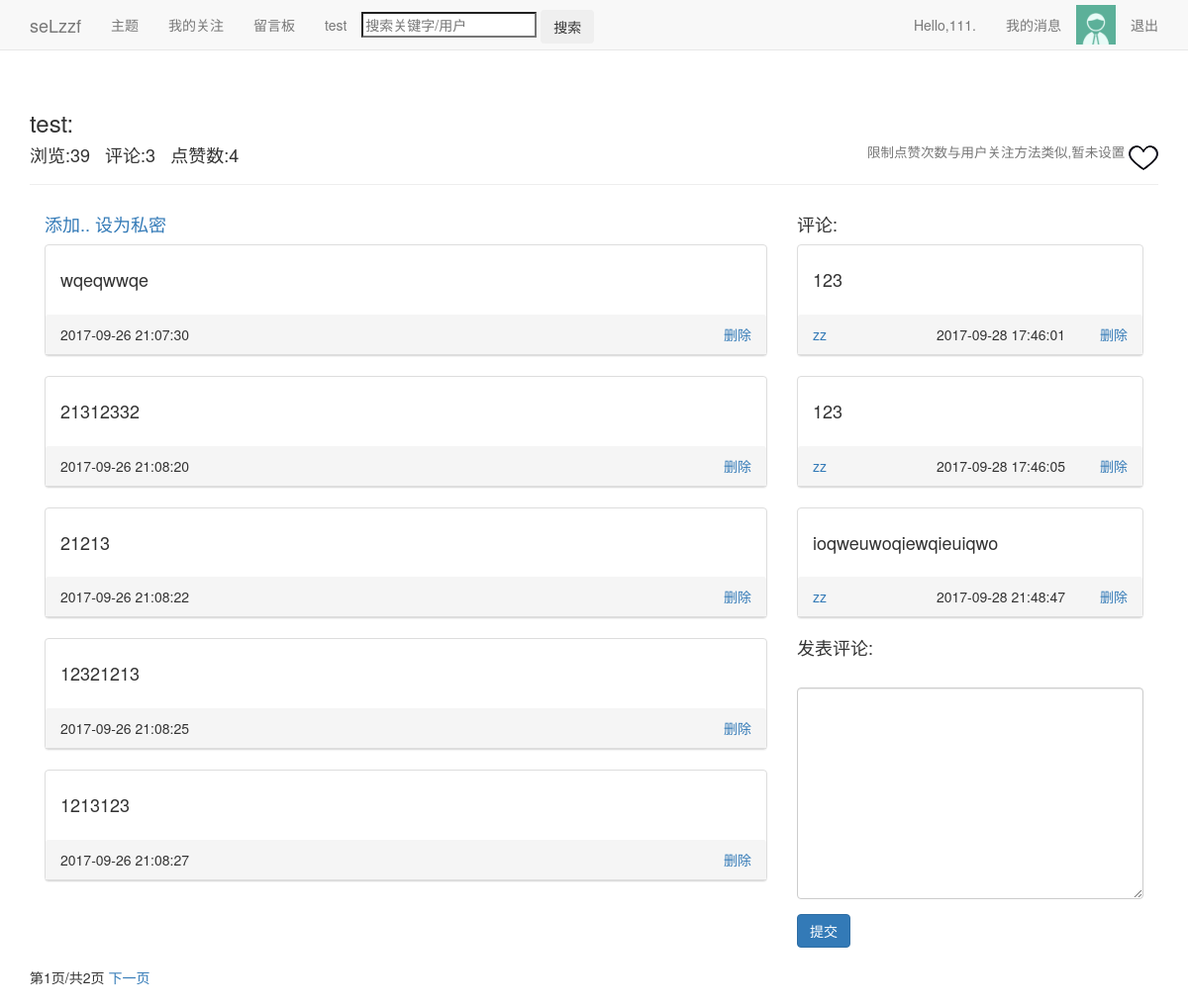
The app's page /themes/87/58/ (signed in) with its own data.
### users/models.py (models this page shows, shortened)
class Userinfo(models.Model):
	user=models.OneToOneField(User)
	pic=models.ImageField(upload_to='images',default='images/default.jpg',verbose_name='头像',blank=True)
	sex=models.CharField('性别',max_length=2,choices=(
	('男','♂'),('女','♀')),blank=True)
	birthday=models.DateField('生日',default='2000-01-01',blank=True)
	school=models.TextField('学校',max_length=50,default='暂未设置所在学校')
	autograph=models.TextField('个性签名',max_length=50,default='暂未设置个性签名')

### blogs/models.py (models this page shows, shortened)
class Theme(models.Model):
	owner=models.ForeignKey(User)
	title=models.CharField('标题',max_length=20)
	date_added=models.DateTimeField(auto_now_add=True)
	date_updated=models.DateTimeField(auto_now=True)
	设为私密=models.BooleanField(default=False)
	views=models.PositiveIntegerField(default=0)
	praises=models.PositiveIntegerField(default=0)
	def increase_views(self):
		self.views+=1
		self.save(update_fields=['views'])

class Note(models.Model):
	title=models.ForeignKey(Theme)
	text=models.TextField('写下....')
	date_added=models.DateTimeField(auto_now_add=True)

### comments/models.py (models this page shows, shortened)
class Comment(models.Model):
	belong=models.ForeignKey(Theme)
	message=models.TextField('')
	publisher=models.ForeignKey(User)
	date_added=models.DateTimeField(auto_now_add=True)

### blogs/views.py (the view, shortened to what this page needs)
# urls.py: url(r'^themes/(?P<user_id>\d+)/(?P<theme_id>\d+)/$',views.theme,name='theme'),
@login_required
def theme(request,user_id,theme_id):
	request_user=request.user
	page_user=get_object_or_404(User,id=user_id)
	theme=get_object_or_404(Theme,id=theme_id)
	theme.increase_views()
	if theme.设为私密==True:
		if theme.owner!=request_user:
			return Http404
	notes=Note.objects.filter(title=theme).order_by('date_added')
	comment_form=CommentForm()
	comments=theme.comment_set.order_by('date_added')
	notes_pages=Paginator(notes,5)
	page_num_notes=request.GET.get('page_n')
	try:
		notes_page=notes_pages.page(page_num_notes)
	except PageNotAnInteger:
		notes_page=notes_pages.page(1)
	except EmptyPage:
		notes_page=notes_pages.page(notes_pages.num_pages)
	comments_pages=Paginator(comments,5)
	page_num_comments=request.GET.get('page_c')
	context={'theme':theme,'page_user':page_user,'request_user':request_user,'comments':comments,'notes_page':notes_page,'notes_pages':notes_pages,'comment_form':comment_form}
	return render(request,'blogs/theme.html',context)

### comments/forms.py
class CommentForm(forms.ModelForm):
	class Meta:
		model=Comment
		fields=['message']
		lables={}

### blog/context_processor.py (called while the page is built)
def request_userinfo(request):
	user=request.user
	try:
		request_userinfo=Userinfo.objects.get(user=user)
		return {'request_userinfo':request_userinfo}
	except:
		return {'request_userinfo':'请登录.'}

### blogs/templates/blogs/theme.html (shortened to what this page needs)
{% extends "blogs/base.html" %}
{% load bootstrap3 %}
{% load static %}
{% block header %}
  <h3>{{ theme.title }}:</h3>
  <h4>
  <li style='display:inline-block'>浏览:{{theme.views}} &nbsp </li>
  <li style='display:inline-block'>评论:{{comments.count}} &nbsp </li>
  <li id='praise' style='display:inline-block'>点赞数:{{theme.praises}}</li>
  <a><img style="float:right;" id='praise_pic' src="{% static 'images/praise.png' %}"/></a><small style="float:right;">限制点赞次数与用户关注方法类似,暂未设置&nbsp </small>
  </h4>
{% endblock header %}
{% block content %}
<div class="col-md-8">
  <p><h4>
    {% if page_user == request_user %}
      <a href="{% url 'blogs:new_note' theme.id %}">添加..</a>
      {% if theme.设为私密 %}
        <a href="{% url 'blogs:privacy' theme.id %}">设为公开</a>
      {% else %}
        <a href="{% url 'blogs:privacy' theme.id %}">设为私密</a>
      {% endif %}
    {% endif %}
  </h4></p>
{% for note in notes_page %}
  <div class='panel panel-default'>
    <div class='panel-body'>
	  <h4>{{ note.text|linebreaks }}</h4>
    </div>
    <div class='panel-heading'>
        {{note.date_added|date:'Y-m-d H:i:s'}} &nbsp
	  {% if page_user == request_user %}
	    <a style="float:right;" href="{% url 'blogs:delete_note' theme.id note.id %}">删除</a>
	  {% endif %}
    </div>
  </div>
{% empty %}
  <h3><li>there have no note in here.let's add your first note!</li></h3>
{% endfor %}
</div>
<div class="col-md-4">
  <h4>评论:</h4>
  {% for comment in comments %}
  <div class='panel panel-default'>
    <div class='panel-body'>
	  <h4>
      {{ comment.message|linebreaks }}</hr>
	  </h4>
    </div>
    <div class='panel-heading'>
	   <a href="{% url 'users:userinfo' comment.publisher.id %}">{{comment.publisher}}</a>
      <div style="float:right;">{{comment.date_added|date:'Y-m-d H:i:s'}}
	  {% if page_user == request_user %}
	    <a href="">删除</a>
	  {% endif %}
      </div>
    </div>
  </div>
  {% empty %}
  <h3><li>暂时还没有评论。</li></h3>
  {% endfor %}
  <div>
  <h4>发表评论:</h4>
  <form method='POST' action="{% url 'comments:handle_comment' theme.id %}">
    {% bootstrap_form comment_form %}
    {% buttons %}
	<button name='submit' class='btn btn-primary'>提交</button>
	{% endbuttons %}
  </form>
  </div>
</div>
<div class='pagination col-md-12'>
  <span class='current'>第{{ notes_page.number }}页/共{{ notes_pages.num_pages }}页</span>
  {% if notes_page.has_next %}
    <a href="?page_n={{ notes_page.next_page_number }}">下一页</a>
  {% endif %}
</div>
{% endblock content %}

### blogs/templates/blogs/base.html (shortened to what this page needs)
{% load bootstrap3 %}
{% load static %}
<!DOCTYPE html>
<html lang='en'>
<head>
  {% bootstrap_css %}
</head>
<body>
  <nav class='navbar navbar-default navbar-static-top'>
    <div class='container'>
	  <div class='navbar-header'>
	    <a class='navbar-brand' href="{% url 'blogs:index' %}">seLzzf</a>
	  </div>
	  <div id='navbar' class='navbar-collapse collapse'>
	    <ul class='nav navbar-nav'>
		  <li><a href="{% url 'blogs:themes' page_user.id %}">主题</a></li>
		  {% if user == page_user %}
		  <li><a href="{% url 'action:action' user.id %}">我的关注</a></li>
		  {% endif %}
		  <li><a href="{% url 'message:message' page_user.id %}">留言板</a></li>
		  <li><a href="{% url 'blogs:test' %}">test</a></li>
		  <li style='margin-top:10px' class='search'>
		    <form method='post' action="{% url 'blogs:search' %}">
		    <input name='search' type='search' placeholder='搜索关键字/用户'>
		    <input class='btn' type='submit' value='搜索'>
		    </form>
		  </li>
		</ul>
		<ul class='nav navbar-nav navbar-right'>
		  {% if user.is_authenticated %}
			<li><a href="{% url 'users:userinfo' user.id %}">Hello,{{ user.username }}.</a></li>
			<li><a href="{% url 'users:news' %}">我的消息</a></li>
			<li><img style='margin-top:5px' src="{{ request_userinfo.pic.url }}" alt='pic' height="40" width="40"/></li>
			<li><a href="{% url 'users:logout' %}">退出</a></li>
		  {% endif %}
		</ul>
	  </div>
	</div>
  </nav>
  <div class='container'>
    <div class='page-header'>
      {% block header %}{% endblock header %}
    </div>
    <div>
      {% block content %}{% endblock content %}
	</div>
  </div>
</body>
</html>

### records on screen
Userinfo: pic (placeholder picture)
Theme: title "test", views "39", praises "4"
Note: text "wqeqwwqe", date_added "2017-09-26 21:07:30"
Note: text "21312332", date_added "2017-09-26 21:08:20"
Note: text "21213", date_added "2017-09-26 21:08:22"
Note: text "12321213", date_added "2017-09-26 21:08:25"
Note: text "1213123", date_added "2017-09-26 21:08:27"
Comment: message "123", publisher "zz", date_added "2017-09-28 17:46:01"
Comment: message "123", publisher "zz", date_added "2017-09-28 17:46:05"
Comment: message "ioqweuwoqiewqieuiqwo", publisher "zz", date_added "2017-09-28 21:48:47"

### other values on screen
{{ user.username }} "111"
{{ comments.count }} "3"
{{ notes_page.number }} "1"
{{ notes_pages.num_pages }} "2"
